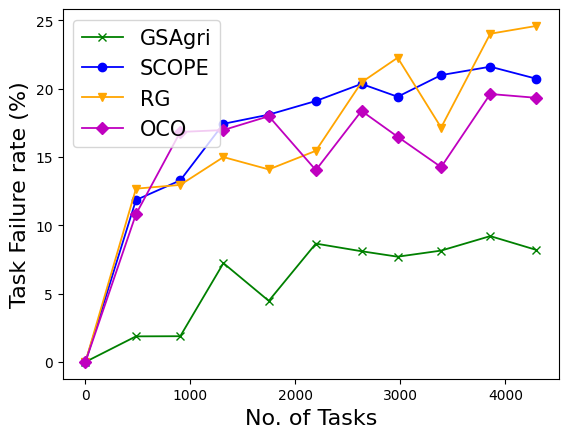

Write Python code to recreate this figure.
import matplotlib.pyplot as plt

x_axis = [0, 481, 903, 1314, 1746, 2194, 2629, 2973, 3387, 3855, 4294]

y_axis_GSAgri = [0, 1.871, 1.882, 7.229, 4.467, 8.66, 8.101, 7.702, 8.148, 9.208, 8.197]
y_axis_SCOPE = [0, 11.850, 13.289, 17.427, 18.098, 19.097, 20.349, 19.408, 20.992, 21.608, 20.726]
y_axis_RG = [0, 12.681, 12.956, 14.992, 14.089, 15.451, 20.464, 22.267, 17.153, 24.020, 24.592]
y_axis_OCO = [0, 10.81, 16.832, 16.971, 17.984, 14.038, 18.372, 16.481, 14.260, 19.61, 19.329]

plt.plot(x_axis, y_axis_GSAgri, marker='x', label='GSAgri', linewidth=1.3, color='green')
plt.plot(x_axis, y_axis_SCOPE, marker='o', label='SCOPE', linewidth=1.3, color='blue')
plt.plot(x_axis, y_axis_RG, marker='v', label='RG', linewidth=1.3, color='orange')
plt.plot(x_axis, y_axis_OCO, marker='D', label='OCO', linewidth=1.3, color='m')

#plt.title('Task Failure Rate', fontsize = 15)

plt.ylabel('Task Failure rate (%)', fontsize = 16)
plt.xlabel('No. of Tasks', fontsize = 16)
plt.legend(loc='best', prop={'size': 15})
plt.savefig('task_failure_rate.png', bbox_inches='tight')
plt.show()
